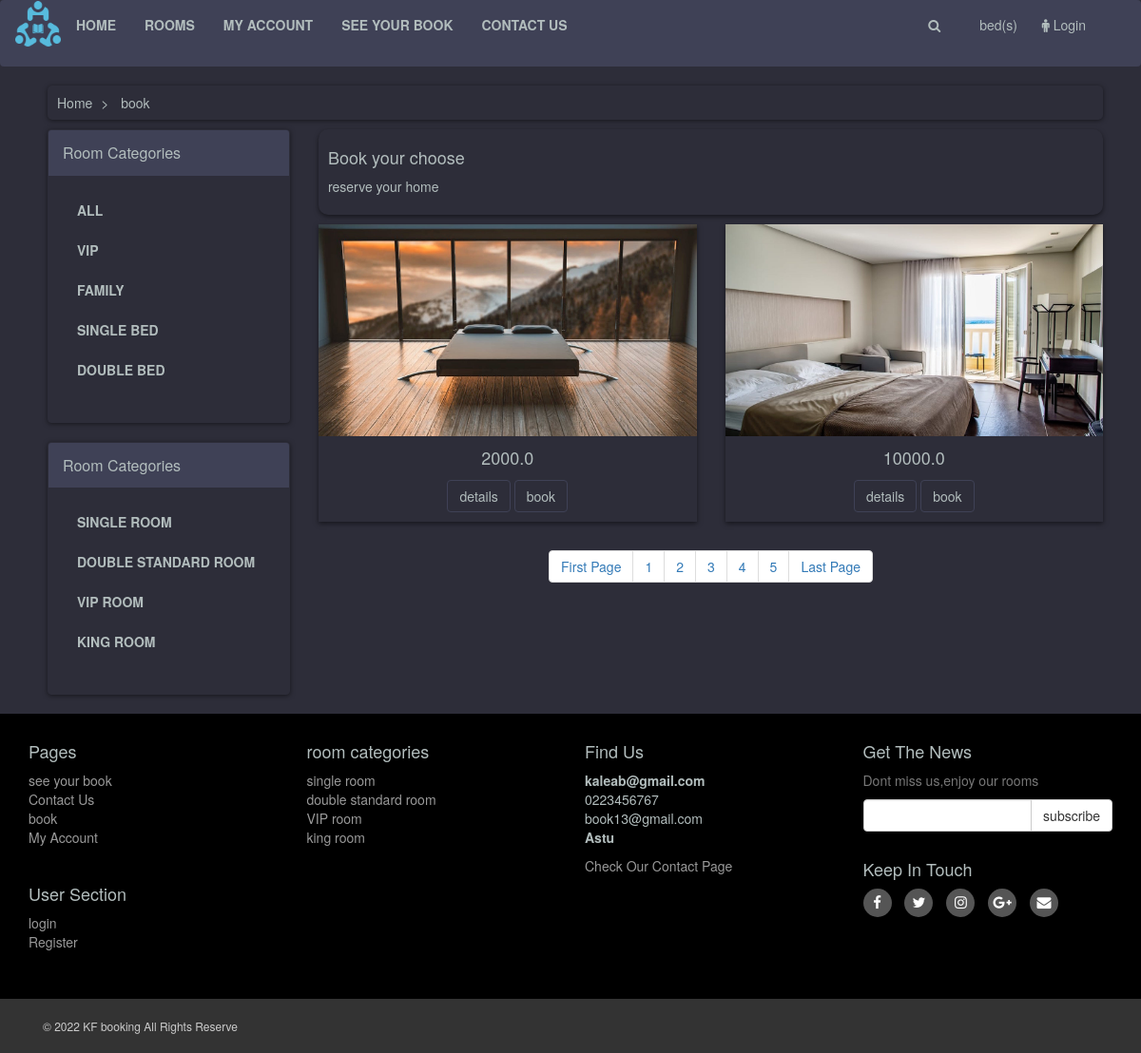
/book/, run on the app's committed database.
### hotel/models.py (models this page shows, shortened)
class room_category(models.Model):
    room_category_name = models.CharField(max_length=200)
    ts_created = models.DateTimeField(auto_now_add=True)
    room_category_id = models.UUIDField(default=uuid.uuid4, unique=True, primary_key=True,editable=False)

class room(models.Model):
    place = models.ForeignKey(place, on_delete=models.CASCADE, null=True)
    room_category = models.ForeignKey(
        room_category, on_delete=models.CASCADE, null=True)
    room_number = models.CharField(max_length=200)
    room_name = models.CharField(max_length=200, null=False)
    room_added_date=models.DateTimeField(auto_now_add=True)
    room_updated_date=models.DateTimeField(auto_now=True)
    room_description = models.TextField()
    room_price = models.FloatField()
    ts_created = models.DateTimeField(auto_now_add=True)
    room_id = models.UUIDField(default=uuid.uuid4, unique=True, primary_key=True,editable=False)
    room_image_1 = models.ImageField(null=True, blank=True)
    room_image_2 = models.ImageField(null=True, blank=True)
    room_image_3 = models.ImageField(null=True, blank=True)
    class Meta:
        ordering = ['-room_added_date','-room_updated_date']

### hotel/views.py (the view)
# urls.py: path('book/',views.book,name='book'),
def book(request):
    Search = request.GET.get('Search') if request.GET.get('Search') != None else ''
    rooms = room.objects.filter(
        Q(room_category__room_category_name__contains=Search) |
        Q(room_category__room_category_name__contains=Search)
        )
    room_categorys=room_category.objects.all()
    context = {'rooms':rooms,'room_categorys':room_categorys}
    return render(request,"hotel/customer/book.html",context)

### hotel/templates/hotel/customer/book.html
{% extends 'hotel/customer/main.html' %}
{% load static %}
{% block content %}
   <div id="content">
       <div class="container">
           <div class="col-md-12">
               <ul class="breadcrumb">
                   <li>
                       <a href="{% url 'home' %}">Home</a>
                   </li>
                   <li>
                       book
                   </li>
               </ul>
           </div>
           <div class="col-md-3">
                {% include 'hotel/customer/includes/sidebar.html' %}
           </div>
           <div class="col-md-9">
               <div class="box">
                   <h4>Book your choose</h4>
                   <p>
                       reserve your home
                   </p>
               </div>
               <div class="row">
                {% for room in rooms  %}
                <div class="col-sm-6 col-sm-6 center-responsive">
                    <div class="room">
                        <a href="{% url 'details' room.room_id %}">
                            <img class="img-responsive" src="{{room.room_image_1.url}}" alt="Room 1">
                        </a>
                        <div class="text">
                            <p class="price">{{room.room_price}}</p>
                            <p class="button">
                                <a href="{% url 'details' room.room_id %}" class="btn btn-default">details</a>
                                <button data-room="{{room.room_id}}" data-action="add" class="btn btn btn-default add-btn update-book">book</button>
                            </p>
                        </div>
                    </div>
              </div>
              {% endfor %}
               </div>
               <center>
                   <ul class="pagination">
                       <li><a href="#">First Page</a></li>
                       <li><a href="#">1</a></li>
                       <li><a href="#">2</a></li>
                       <li><a href="#">3</a></li>
                       <li><a href="#">4</a></li>
                       <li><a href="#">5</a></li>
                       <li><a href="#">Last Page</a></li>
                   </ul>
               </center>
           </div>
       </div>
   </div>
{% endblock content %}

### hotel/templates/hotel/customer/includes/sidebar.html
<div class="panel panel-default sidebar-menu">
    <div class="panel-heading">
        <h3 class="panel-title">Room Categories</h3>
    </div>
    <div class="panel-body">
        <ul class="nav nav-pills nav-stacked category-menu">
            <li><a href="{% url 'book'%} ">All</a></li>
            {% for room_category in room_categorys %}
            <li><a href="{% url 'book'%}?Search={{room_category.room_category_name}} ">{{room_category.room_category_name}}</a></li>
            {% endfor %}
        </ul>
    </div>
</div>
<div class="panel panel-default sidebar-menu">
    <div class="panel-heading">
        <h3 class="panel-title">Room Categories</h3>
    </div>
    <div class="panel-body">
        <ul class="nav nav-pills nav-stacked category-menu">
            <li><a href="#">single room</a></li>
            <li><a href="#">double standard room</a></li>
            <li><a href="#">VIP room</a></li>
            <li><a href="#">king room</a></li>
        </ul>
    </div>
</div>

### static/style/style_user.css (style rules this page uses)
:root { --color-main: #71c6dd; --color-main-light: #e1f6fb; --color-dark: #3f4156; --color-dark-medium: #51546e; --color-dark-light: #696d97; --color-light: #e5e5e5; --color-gray: #8b8b8b; --color-light-gray: #b2bdbd; --color-bg: #2d2d39; --color-success: #296946; --color-error: #fc4b0b; }
body { font-size: 14px; line-height: 1.42857143; color: var(--color-light-gray); background: var(--color-bg); overflow-x: hidden; }
.box { color: var(--color-light-gray); background: var(--color-bg); margin: 0 0 10px; box-sizing: border-box; padding: 10px; box-shadow: 0px 2px 5px rgba(0, 0, 0, .5); border-radius: 10px; }
#content { padding-left: 10px; }
#content .room { background-color: var(--color-bg); box-sizing: border-box; box-shadow: 0px 2px 5px rgba(0, 0, 0, .5); }
#content .room .text { padding: 10px 10px 0px; }
#content .room .text p.price { color: var(--color-light-gray); font-size: 18px; text-align: center; font-weight: 400; }
#content .room .text .button { text-align: center; clear: both; }
#content .room .text .button .btn { margin-bottom: 10px; background-color: var(--color-bg); border-color: var(--color-dark); color: var(--color-light-gray); }
.breadcrumb { padding: 8px 10px; margin-bottom: 10px; background: var(--color-bg); border-radius: 5px; box-shadow: 0px 1px 5px rgba(0, 0, 0, .5); }
.breadcrumb li a { color: var(--color-light-gray); }
.breadcrumb>li+li:before { content: ">\00a0"; color: var(--color-light-gray); }
.panel { background-color: var(--color-bg); border-color: var(--color-bg); color: var(--color-light-gray); }
.panel .panel-body ul li a { color: var(--color-light-gray); }
.panel .panel-heading { background-color: var(--color-dark); border-color: var(--color-bg); color: var(--color-light-gray); }
#content .panel.sidebar-menu { box-sizing: border-box; box-shadow: 0px 1px 5px rgba(0, 0, 0, .5); }
#content .panel.sidebar-menu ul.nav.category-menu { margin-bottom: 20px; }
#content .panel.sidebar-menu ul.nav.category-menu li a { text-transform: uppercase; font-weight: 600; }
#content .panel.sidebar-menu h3 { padding: 5px 0px; margin: 0px; }

### data on the page
room_category: room_category_name "VIP"
room_category: room_category_name "FAMILY"
room_category: room_category_name "SINGLE BED"
room_category: room_category_name "DOUBLE BED"
room: room_image_1 (picture), room_price "2000.0"
room: room_image_1 (picture), room_price "10000.0"
